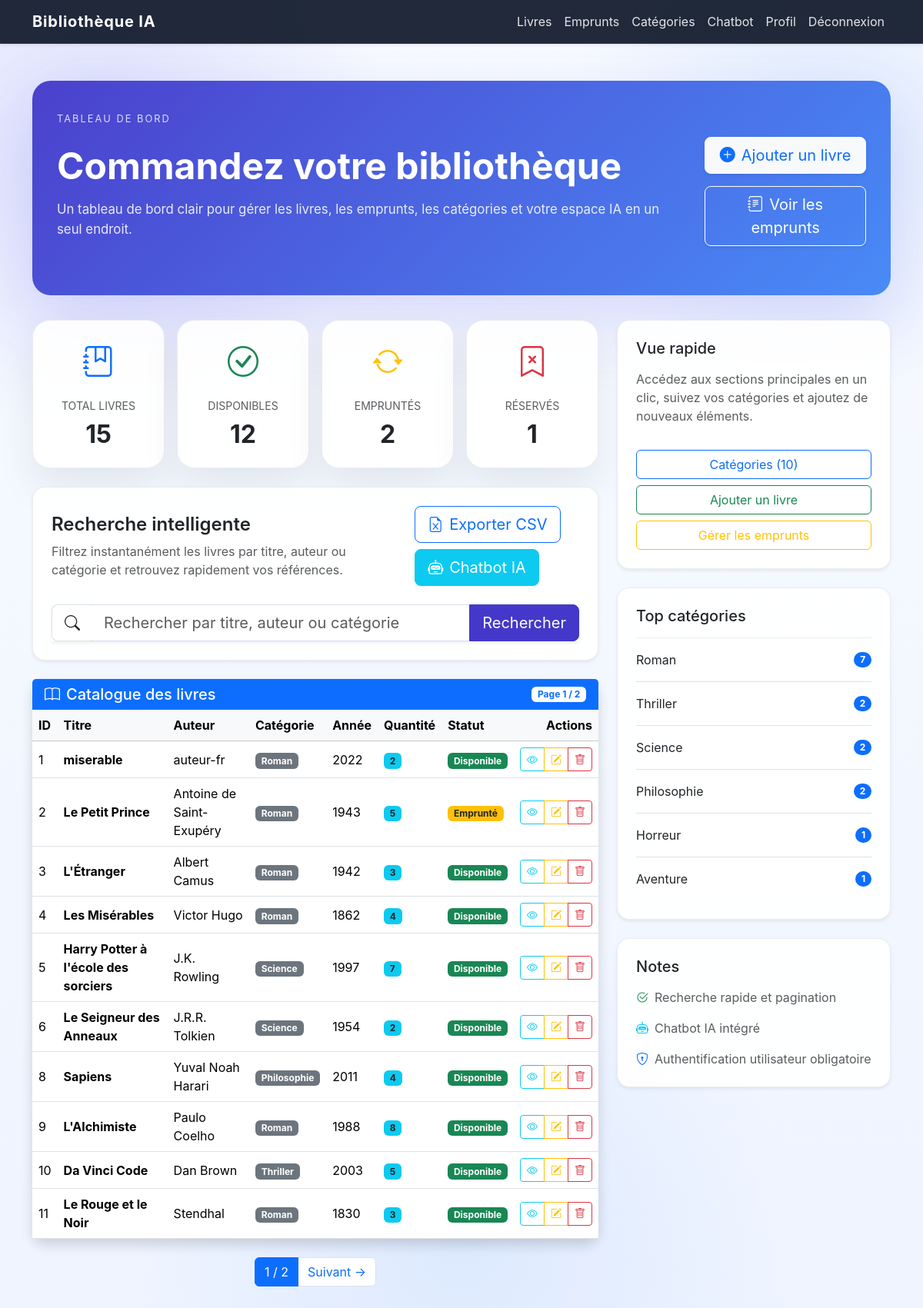
The app's page / (signed in), older data.
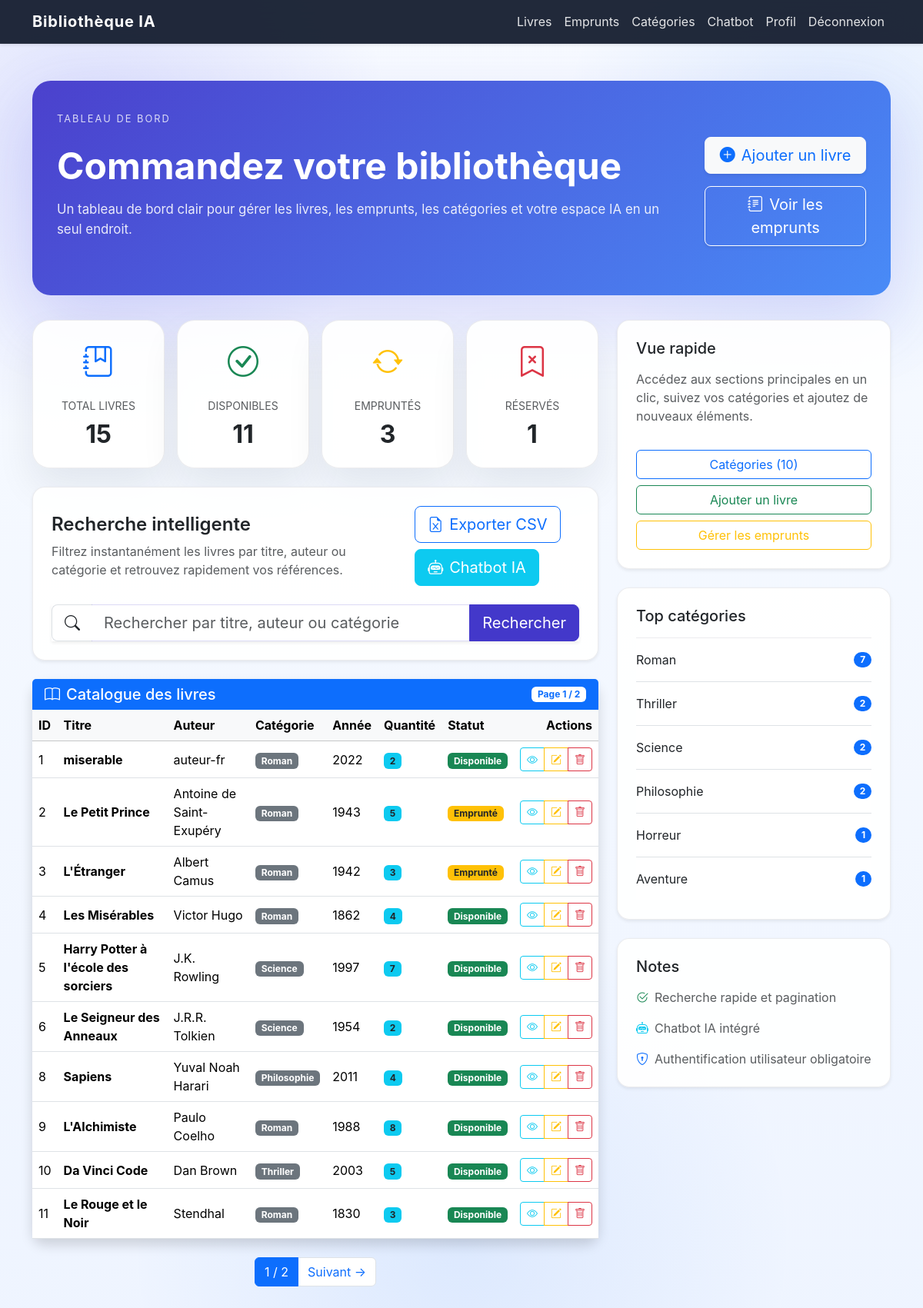
The same page, newer data.
### library/models.py (models this page shows, shortened)
class Livre(models.Model):
    STATUT_CHOICES = [
        ('disponible', 'Disponible'),
        ('emprunte', 'Emprunté'),
        ('reserve', 'Réservé'),
    ]
    titre = models.CharField(max_length=200)
    auteur = models.CharField(max_length=200)
    categorie = models.ForeignKey(
        Categorie,
        on_delete=models.CASCADE
    )
    annee_publication = models.IntegerField()
    quantite_disponible = models.IntegerField(default=1)
    statut = models.CharField(
        max_length=20,
        choices=STATUT_CHOICES,
        default='disponible'
    )

class Categorie(models.Model):
    nom = models.CharField(max_length=100)

### library/views.py (the view, shortened to what this page needs)
# urls.py: path('', views.liste_livres, name='liste_livres'),
@login_required
def liste_livres(request):
    livres = Livre.objects.select_related(
        'categorie'
    ).all()
    recherche = request.GET.get('recherche')
    paginator = Paginator(
        livres,
        10
    )
    page = request.GET.get('page')
    livres = paginator.get_page(page)
    total_livres = Livre.objects.count()
    disponibles = Livre.objects.filter(
        statut='disponible'
    ).count()
    empruntes = Livre.objects.filter(
        statut='emprunte'
    ).count()
    reserves = Livre.objects.filter(
        statut='reserve'
    ).count()
    categories_count = Categorie.objects.count()
    livres_par_categorie = (
        Livre.objects
        .values('categorie__nom')
        .annotate(total=Count('id'))
        .order_by('-total')
    )
    return render(
        request,
        'library/liste_livres.html',
        {
            'livres': livres,
            'total_livres': total_livres,
            'disponibles': disponibles,
            'empruntes': empruntes,
            'reserves': reserves,
            'categories_count': categories_count,
            'livres_par_categorie': livres_par_categorie,
        }
    )

### library/templates/library/liste_livres.html (shortened to what the changed rows need)
{% extends 'library/base.html' %} {% block content %}
<div class="page-header">
  <div
    class="d-flex flex-column flex-md-row justify-content-between align-items-start align-items-md-center gap-4 mb-4"
  >
    <div>
      <h1 class="fw-bold mb-3">Commandez votre bibliothèque</h1>
    </div>
  </div>
</div>
<div class="row gy-4">
  <div class="col-lg-8">
    <div class="row g-3 mb-4">
      <div class="col-sm-6 col-xl-3">
        <div class="card dashboard-card text-center p-4 h-100">
          <h2 class="fw-bold mb-0">{{ total_livres }}</h2>
        </div>
      </div>
      <div class="col-sm-6 col-xl-3">
        <div class="card dashboard-card text-center p-4 h-100">
          <i class="bi bi-check-circle fs-1 text-success"></i>
          <p class="text-uppercase text-muted small mb-2 mt-3">Disponibles</p>
          <h2 class="fw-bold mb-0">{{ disponibles }}</h2>
        </div>
      </div>
      <div class="col-sm-6 col-xl-3">
        <div class="card dashboard-card text-center p-4 h-100">
          <i class="bi bi-arrow-repeat fs-1 text-warning"></i>
          <p class="text-uppercase text-muted small mb-2 mt-3">Empruntés</p>
          <h2 class="fw-bold mb-0">{{ empruntes }}</h2>
        </div>
      </div>
      <div class="col-sm-6 col-xl-3">
        <div class="card dashboard-card text-center p-4 h-100">
          <h2 class="fw-bold mb-0">{{ reserves }}</h2>
        </div>
      </div>
    </div>
    <div class="card shadow border-0 rounded-4">
      <div class="card-body p-0">
        <div class="table-responsive">
          <table class="table table-hover align-middle mb-0">
            <thead class="table-light">
              <tr>
                <th>ID</th>
                <th>Titre</th>
                <th>Auteur</th>
                <th>Catégorie</th>
                <th>Année</th>
                <th>Quantité</th>
                <th>Statut</th>
                <th class="text-end">Actions</th>
              </tr>
            </thead>
            <tbody>
              {% for livre in livres %}
              <tr>
                <td>{{ livre.id }}</td>
                <td><strong>{{ livre.titre }}</strong></td>
                <td>{{ livre.auteur }}</td>
                <td>
                  <span class="badge bg-secondary"
                    >{{ livre.categorie.nom }}</span
                  >
                </td>
                <td>{{ livre.annee_publication }}</td>
                <td>
                  <span class="badge bg-info text-dark"
                    >{{ livre.quantite_disponible }}</span
                  >
                </td>
                <td>
                  {% if livre.statut == 'disponible' %}
                  <span class="badge bg-success">Disponible</span>
                  {% elif livre.statut == 'emprunte' %}
                  <span class="badge bg-warning text-dark">Emprunté</span>
                  {% else %}
                  <span class="badge bg-danger">Réservé</span>
                  {% endif %}
                </td>
                <td class="text-end">
                  <div class="btn-group" role="group">
                    <a
                      href="{% url 'detail_livre' livre.id %}"
                      class="btn btn-outline-info btn-sm"
                      ><i class="bi bi-eye"></i
                    ></a>
                    <a
                      href="{% url 'modifier_livre' livre.id %}"
                      class="btn btn-outline-warning btn-sm"
                      ><i class="bi bi-pencil-square"></i
                    ></a>
                    <a
                      href="{% url 'supprimer_livre' livre.id %}"
                      class="btn btn-outline-danger btn-sm"
                      ><i class="bi bi-trash"></i
                    ></a>
                  </div>
                </td>
              </tr>
              {% endfor %}
            </tbody>
          </table>
        </div>
      </div>
    </div>
  </div>
</div>
{% endblock %}

Row changes from the older to the newer data that the page shows:
changed Livre "L'Étranger": statut "Disponible" → "Emprunté"
Text that changed along with them:
{{ disponibles }}: "12" → "11"
{{ empruntes }}: "2" → "3"
